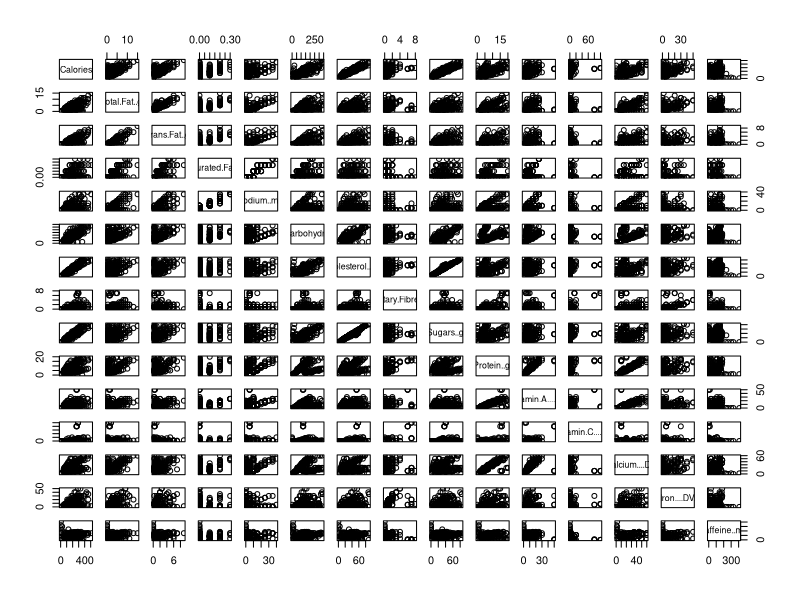

The R source for this figure: (Note: this script raises an error after producing the figure.)
## ---- chunk 1
star = read.csv('..//data//starbucks_drinkMenu_expanded.csv')
head(star)
## ---- chunk 2
str(star)
## ---- chunk 3
# Replace all NA values with 0 in the entire dataframe
star[is.na(star)] <- 0
star$Total.Fat..g.[238] = 3.2
star$Total.Fat..g. = as.numeric(star$Total.Fat..g.)
star$Vitamin.A....DV. = as.numeric(sub("%", "", star$Vitamin.A....DV.))
star$Vitamin.C....DV. = as.numeric(sub("%", "", star$Vitamin.C....DV.))
star$Calcium....DV. = as.numeric(sub("%", "", star$Calcium....DV.))
star$Iron....DV. = as.numeric(sub("%", "", star$Iron....DV.))
star$Caffeine..mg. = as.numeric(sub("%", "", star$Caffeine..mg.))
star[is.na(star)] <- 0
## ---- chunk 4
numeric_vars <- sapply(star, is.numeric)
pairs(star[, numeric_vars])

## ---- chunk 5
Frappuccino = c('Frappuccino® Blended Coffee','Frappuccino® Blended Crème','Frappuccino® Light Blended Coffee')
Espreeso = c('Classic Espresso Drinks','Coffee','Signature Espresso Drinks')
# others: Shaken Iced Beverages, Tazo® Tea Drinks, Smoothies 
star$Drink.Type = ifelse(star$Beverage_category %in% Frappuccino,'Frappuccino',ifelse(star$Beverage_category %in% Espreeso,'Espreeso','non-coffee'))
## ---- chunk 6
library(MASS)
MASS::stepAIC(lm(Calories~Total.Fat..g. + 
     Sodium..mg. + Total.Carbohydrates..g. + 
    Cholesterol..mg.  + Protein..g. + 
    Vitamin.A....DV. + Vitamin.C....DV. + Calcium....DV. + Iron....DV. + 
    Caffeine..mg. + Drink.Type,data=star),direction="both")
## ---- chunk 7
fit1 = lm(formula = Calories ~ Total.Fat..g. + Sodium..mg. + Total.Carbohydrates..g. + 
    Cholesterol..mg. + Protein..g. + Vitamin.C....DV. + Calcium....DV. + 
    Iron....DV. + Drink.Type, data = star)

summary(fit1)

library(car)
car::vif(fit1)
## ---- chunk 8
fit2 = lm(formula = Calories ~ Total.Fat..g. + Sodium..mg. + Total.Carbohydrates..g. + 
    Cholesterol..mg. + Vitamin.C....DV.  + 
    Iron....DV. + Drink.Type, data = star)

summary(fit2)

library(car)
car::vif(fit2)
## ---- chunk 9
library(lmtest)
lmtest::lrtest(fit2,fit1)
## ---- chunk 10
Anova(fit2)
## ---- chunk 11
fit3 = lm(formula = Calories ~ Total.Fat..g.  + Total.Carbohydrates..g. + 
    Cholesterol..mg. + Vitamin.C....DV.  + 
    Iron....DV. + Drink.Type, data = star)

summary(fit3)
## ---- chunk 12
Anova(fit3)
## ---- chunk 13
var_names = c('Protein..g.', 'Total.Fat..g.'  , 'Total.Carbohydrates..g.' , 'Cholesterol..mg.', 'Vitamin.C....DV.'  , 'Iron....DV.')
for (variable_name in var_names) {
  p = ggplot(star, aes(x = star[[variable_name]], y = Calories, color = Drink.Type)) +
    geom_point(aes(color = Drink.Type)) +  # Color points by Drink.Type
    # geom_smooth(method = "lm", se = FALSE) + 
    labs(x = variable_name, y = "Calories", color = "Drink Type")
  print(p)

}

## ---- chunk 14
fit4 = lm(formula = Calories ~ Total.Fat..g.  + Total.Carbohydrates..g. + 
    Cholesterol..mg. + Vitamin.C....DV.  + 
    Iron....DV. + Drink.Type +Drink.Type:Total.Carbohydrates..g., data = star)

summary(fit4)
## ---- chunk 15
lrtest(fit3,fit4)
## ---- chunk 16
s = summary(fit4)$sigma

plot(fit4$fitted.values, fit4$residuals)
abline(h = 0, col = "red")
abline(h = c(-2, 2)*s, col = "red")
outliers <-  identify(fit4$fitted.values, fit4$residuals)
star2 <- star[-outliers, ]
## ---- chunk 17
fit4.no.outliers <-  lm(formula = Calories ~ Total.Fat..g.  + Total.Carbohydrates..g. + 
    Cholesterol..mg. + Vitamin.C....DV.  + 
    Iron....DV. + Drink.Type +Drink.Type:Total.Carbohydrates..g., data = star2)
summary(fit4.no.outliers)

s2 <- summary(fit4.no.outliers)$sigma

plot(fit4.no.outliers$fitted.values, fit4.no.outliers$residuals)
abline(h = 0, col = "red")
abline(h = c(-2, 2)*s2, col = "red")
